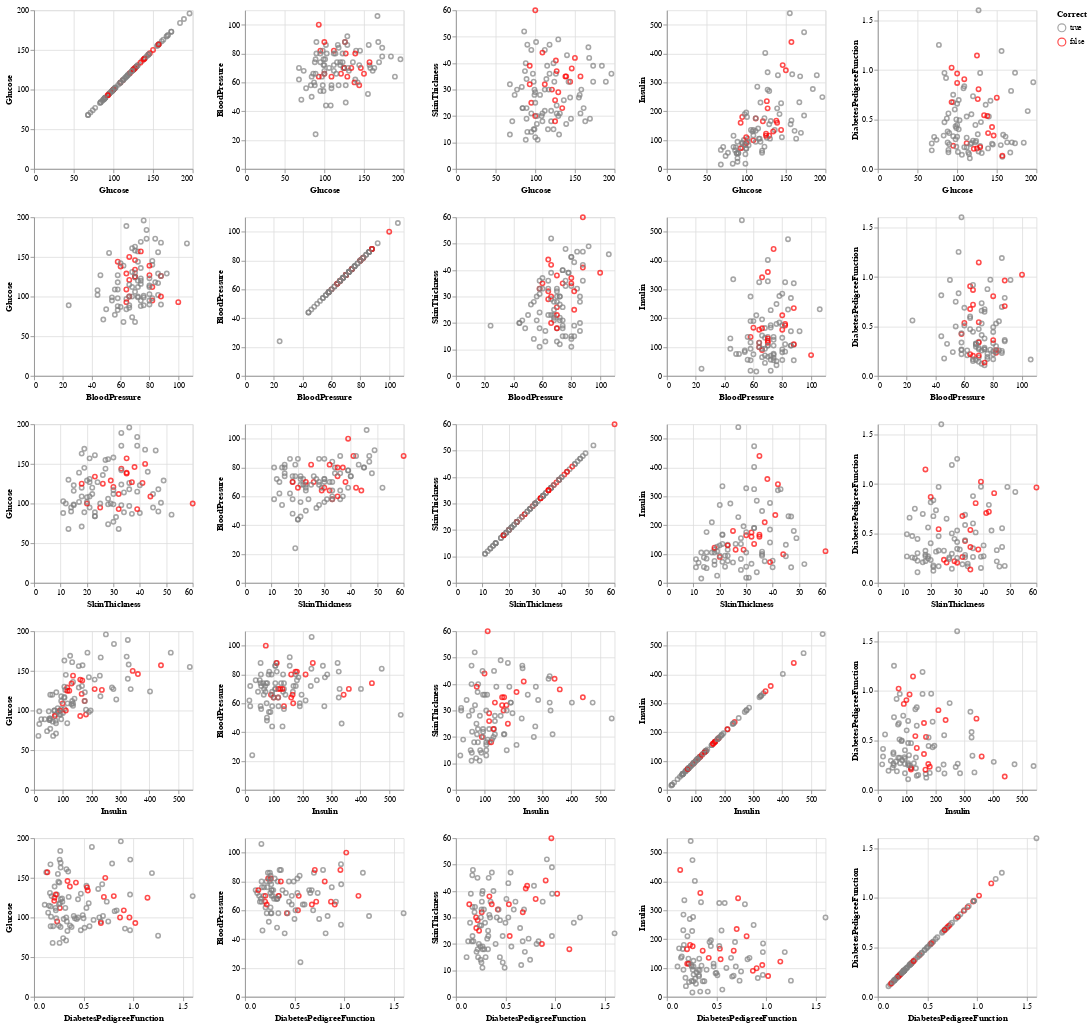

This figure's notebook cell:
### Markdown cell above
Table 10: Test Dataset with Correct Column Added

### Code cell
cols = ["Glucose",	"BloodPressure",	"SkinThickness",	"Insulin",	"DiabetesPedigreeFunction"]
pairplot2 = alt.Chart(diabetes_test_predictions_correct).mark_point().encode(
    alt.X(alt.repeat("row"), type="quantitative"),
    alt.Y(alt.repeat("column"), type="quantitative"),
    color=alt.Color("Correct",scale=alt.Scale(domain=[True,False], range=['grey','red'])),
).properties(
    width=200,
    height=200
).repeat(
    column=cols,
    row=cols
)
pairplot2

### Figure 1 — Vega-Lite specification as saved in the notebook (floating-point values rounded to 4 significant figures)
{"config": {"view": {"continuousWidth": 300, "continuousHeight": 300}}, "repeat": {"column": ["Glucose", "BloodPressure", "SkinThickness", "Insulin", "DiabetesPedigreeFunction"], "row": ["Glucose", "BloodPressure", "SkinThickness", "Insulin", "DiabetesPedigreeFunction"]}, "spec": {"data": {"name": "data-3de67acdb282ce066b7355662bc41148"}, "mark": {"type": "point"}, "encoding": {"color": {"field": "Correct", "scale": {"domain": [true, false], "range": ["grey", "red"]}, "type": "nominal"}, "x": {"field": {"repeat": "row"}, "type": "quantitative"}, "y": {"field": {"repeat": "column"}, "type": "quantitative"}}, "height": 200, "width": 200}, "$schema": "https://vega.github.io/schema/vega-lite/v5.16.3.json", "datasets": {"data-3de67acdb282ce066b7355662bc41148": [{"Pregnancies": 1, "Glucose": 95, "BloodPressure": 82, "SkinThickness": 25, "Insulin": 180, "BMI": 35.0, "DiabetesPedigreeFunction": 0.233, "Age": 43, "Outcome": 1, "Correct": false}, {"Pregnancies": 3, "Glucose": 158, "BloodPressure": 70, "SkinThickness": 30, "Insulin": 328, "BMI": 35.5, "DiabetesPedigreeFunction": 0.344, "Age": 35, "Outcome": 1, "Correct": true}, {"Pregnancies": 7, "Glucose": 136, "BloodPressure": 74, "SkinThickness": 26, "Insulin": 135, "BMI": 26.0, "DiabetesPedigreeFunction": 0.647, "Age": 51, "Outcome": 0, "Correct": true}, {"Pregnancies": 2, "Glucose": 144, "BloodPressure": 58, "SkinThickness": 33, "Insulin": 135, "BMI": 31.6, "DiabetesPedigreeFunction": 0.422, "Age": 25, "Outcome": 1, "Correct": false}, {"Pregnancies": 10, "Glucose": 101, "BloodPressure": 76, "SkinThickness": 48, "Insulin": 180, "BMI": 32.9, "DiabetesPedigreeFunction": 0.171, "Age": 63, "Outcome": 0, "Correct": true}, {"Pregnancies": 4, "Glucose": 129, "BloodPressure": 86, "SkinThickness": 20, "Insulin": 270, "BMI": 35.1, "DiabetesPedigreeFunction": 0.231, "Age": 23, "Outcome": 0, "Correct": true}, {"Pregnancies": 2, "Glucose": 68, "BloodPressure": 70, "SkinThickness": 32, "Insulin": 66, "BMI": 25.0, "DiabetesPedigreeFunction": 0.187, "Age": 25, "Outcome": 0, "Correct": true}, {"Pregnancies": 1, "Glucose": 100, "BloodPressure": 72, "SkinThickness": 12, "Insulin": 70, "BMI": 25.3, "DiabetesPedigreeFunction": 0.658, "Age": 28, "Outcome": 0, "Correct": true}, {"Pregnancies": 3, "Glucose": 163, "BloodPressure": 70, "SkinThickness": 18, "Insulin": 105, "BMI": 31.6, "DiabetesPedigreeFunction": 0.268, "Age": 28, "Outcome": 1, "Correct": true}, {"Pregnancies": 0, "Glucose": 102, "BloodPressure": 86, "SkinThickness": 17, "Insulin": 105, "BMI": 29.3, "DiabetesPedigreeFunction": 0.695, "Age": 27, "Outcome": 0, "Correct": true}, {"Pregnancies": 12, "Glucose": 140, "BloodPressure": 82, "SkinThickness": 43, "Insulin": 325, "BMI": 39.2, "DiabetesPedigreeFunction": 0.528, "Age": 58, "Outcome": 1, "Correct": true}, {"Pregnancies": 1, "Glucose": 77, "BloodPressure": 56, "SkinThickness": 30, "Insulin": 56, "BMI": 33.3, "DiabetesPedigreeFunction": 1.251, "Age": 24, "Outcome": 0, "Correct": true}, {"Pregnancies": 3, "Glucose": 126, "BloodPressure": 88, "SkinThickness": 41, "Insulin": 235, "BMI": 39.3, "DiabetesPedigreeFunction": 0.704, "Age": 27, "Outcome": 0, "Correct": false}, {"Pregnancies": 9, "Glucose": 120, "BloodPressure": 72, "SkinThickness": 22, "Insulin": 56, "BMI": 20.8, "DiabetesPedigreeFunction": 0.733, "Age": 48, "Outcome": 0, "Correct": true}, {"Pregnancies": 3, "Glucose": 173, "BloodPressure": 84, "SkinThickness": 33, "Insulin": 474, "BMI": 35.7, "DiabetesPedigreeFunction": 0.258, "Age": 22, "Outcome": 1, "Correct": true}, {"Pregnancies": 8, "Glucose": 126, "BloodPressure": 88, "SkinThickness": 36, "Insulin": 108, "BMI": 38.5, "DiabetesPedigreeFunction": 0.349, "Age": 49, "Outcome": 0, "Correct": true}, {"Pregnancies": 4, "Glucose": 184, "BloodPressure": 78, "SkinThickness": 39, "Insulin": 277, "BMI": 37.0, "DiabetesPedigreeFunction": 0.264, "Age": 31, "Outcome": 1, "Correct": true}, {"Pregnancies": 9, "Glucose": 112, "BloodPressure": 82, "SkinThickness": 32, "Insulin": 175, "BMI": 34.2, "DiabetesPedigreeFunction": 0.26, "Age": 36, "Outcome": 1, "Correct": false}, {"Pregnancies": 9, "Glucose": 156, "BloodPressure": 86, "SkinThickness": 28, "Insulin": 155, "BMI": 34.3, "DiabetesPedigreeFunction": 1.189, "Age": 42, "Outcome": 1, "Correct": true}, {"Pregnancies": 10, "Glucose": 125, "BloodPressure": 70, "SkinThickness": 26, "Insulin": 115, "BMI": 31.1, "DiabetesPedigreeFunction": 0.205, "Age": 41, "Outcome": 1, "Correct": false}, {"Pregnancies": 1, "Glucose": 157, "BloodPressure": 72, "SkinThickness": 21, "Insulin": 168, "BMI": 25.6, "DiabetesPedigreeFunction": 0.123, "Age": 24, "Outcome": 0, "Correct": true}, {"Pregnancies": 5, "Glucose": 99, "BloodPressure": 54, "SkinThickness": 28, "Insulin": 83, "BMI": 34.0, "DiabetesPedigreeFunction": 0.499, "Age": 30, "Outcome": 0, "Correct": true}, {"Pregnancies": 1, "Glucose": 106, "BloodPressure": 70, "SkinThickness": 28, "Insulin": 135, "BMI": 34.2, "DiabetesPedigreeFunction": 0.142, "Age": 22, "Outcome": 0, "Correct": true}, {"Pregnancies": 8, "Glucose": 167, "BloodPressure": 106, "SkinThickness": 46, "Insulin": 231, "BMI": 37.6, "DiabetesPedigreeFunction": 0.165, "Age": 43, "Outcome": 1, "Correct": true}, {"Pregnancies": 1, "Glucose": 112, "BloodPressure": 80, "SkinThickness": 45, "Insulin": 132, "BMI": 34.8, "DiabetesPedigreeFunction": 0.217, "Age": 24, "Outcome": 0, "Correct": true}, {"Pregnancies": 4, "Glucose": 109, "BloodPressure": 64, "SkinThickness": 44, "Insulin": 99, "BMI": 34.8, "DiabetesPedigreeFunction": 0.905, "Age": 26, "Outcome": 1, "Correct": false}, {"Pregnancies": 0, "Glucose": 97, "BloodPressure": 64, "SkinThickness": 36, "Insulin": 100, "BMI": 36.8, "DiabetesPedigreeFunction": 0.6, "Age": 25, "Outcome": 0, "Correct": true}, {"Pregnancies": 1, "Glucose": 89, "BloodPressure": 24, "SkinThickness": 19, "Insulin": 25, "BMI": 27.8, "DiabetesPedigreeFunction": 0.559, "Age": 21, "Outcome": 0, "Correct": true}, {"Pregnancies": 12, "Glucose": 88, "BloodPressure": 74, "SkinThickness": 40, "Insulin": 54, "BMI": 35.3, "DiabetesPedigreeFunction": 0.378, "Age": 48, "Outcome": 0, "Correct": true}, {"Pregnancies": 4, "Glucose": 99, "BloodPressure": 76, "SkinThickness": 15, "Insulin": 51, "BMI": 23.2, "DiabetesPedigreeFunction": 0.223, "Age": 21, "Outcome": 0, "Correct": true}, {"Pregnancies": 0, "Glucose": 139, "BloodPressure": 62, "SkinThickness": 17, "Insulin": 210, "BMI": 22.1, "DiabetesPedigreeFunction": 0.207, "Age": 21, "Outcome": 0, "Correct": true}, {"Pregnancies": 2, "Glucose": 127, "BloodPressure": 46, "SkinThickness": 21, "Insulin": 335, "BMI": 34.4, "DiabetesPedigreeFunction": 0.176, "Age": 22, "Outcome": 0, "Correct": true}, {"Pregnancies": 2, "Glucose": 100, "BloodPressure": 68, "SkinThickness": 25, "Insulin": 71, "BMI": 38.5, "DiabetesPedigreeFunction": 0.324, "Age": 26, "Outcome": 0, "Correct": true}, {"Pregnancies": 1, "Glucose": 109, "BloodPressure": 56, "SkinThickness": 21, "Insulin": 135, "BMI": 25.2, "DiabetesPedigreeFunction": 0.833, "Age": 23, "Outcome": 0, "Correct": true}, {"Pregnancies": 1, "Glucose": 109, "BloodPressure": 58, "SkinThickness": 18, "Insulin": 116, "BMI": 28.5, "DiabetesPedigreeFunction": 0.219, "Age": 22, "Outcome": 0, "Correct": true}, {"Pregnancies": 7, "Glucose": 168, "BloodPressure": 88, "SkinThickness": 42, "Insulin": 321, "BMI": 38.2, "DiabetesPedigreeFunction": 0.787, "Age": 40, "Outcome": 1, "Correct": true}, {"Pregnancies": 2, "Glucose": 146, "BloodPressure": 70, "SkinThickness": 38, "Insulin": 360, "BMI": 28.0, "DiabetesPedigreeFunction": 0.337, "Age": 29, "Outcome": 1, "Correct": false}, {"Pregnancies": 4, "Glucose": 90, "BloodPressure": 88, "SkinThickness": 47, "Insulin": 54, "BMI": 37.7, "DiabetesPedigreeFunction": 0.362, "Age": 29, "Outcome": 0, "Correct": true}, {"Pregnancies": 1, "Glucose": 95, "BloodPressure": 74, "SkinThickness": 21, "Insulin": 73, "BMI": 25.9, "DiabetesPedigreeFunction": 0.673, "Age": 36, "Outcome": 0, "Correct": true}, {"Pregnancies": 0, "Glucose": 100, "BloodPressure": 88, "SkinThickness": 60, "Insulin": 110, "BMI": 46.8, "DiabetesPedigreeFunction": 0.962, "Age": 31, "Outcome": 0, "Correct": false}, {"Pregnancies": 3, "Glucose": 129, "BloodPressure": 64, "SkinThickness": 29, "Insulin": 115, "BMI": 26.4, "DiabetesPedigreeFunction": 0.219, "Age": 28, "Outcome": 1, "Correct": false}, {"Pregnancies": 4, "Glucose": 131, "BloodPressure": 68, "SkinThickness": 21, "Insulin": 166, "BMI": 33.1, "DiabetesPedigreeFunction": 0.16, "Age": 28, "Outcome": 0, "Correct": true}, {"Pregnancies": 1, "Glucose": 118, "BloodPressure": 58, "SkinThickness": 36, "Insulin": 94, "BMI": 33.3, "DiabetesPedigreeFunction": 0.261, "Age": 23, "Outcome": 0, "Correct": true}, {"Pregnancies": 0, "Glucose": 121, "BloodPressure": 66, "SkinThickness": 30, "Insulin": 165, "BMI": 34.3, "DiabetesPedigreeFunction": 0.203, "Age": 33, "Outcome": 1, "Correct": false}, {"Pregnancies": 7, "Glucose": 150, "BloodPressure": 66, "SkinThickness": 42, "Insulin": 342, "BMI": 34.7, "DiabetesPedigreeFunction": 0.718, "Age": 42, "Outcome": 0, "Correct": false}, {"Pregnancies": 13, "Glucose": 145, "BloodPressure": 82, "SkinThickness": 19, "Insulin": 110, "BMI": 22.2, "DiabetesPedigreeFunction": 0.245, "Age": 57, "Outcome": 0, "Correct": true}, {"Pregnancies": 2, "Glucose": 155, "BloodPressure": 52, "SkinThickness": 27, "Insulin": 540, "BMI": 38.7, "DiabetesPedigreeFunction": 0.24, "Age": 25, "Outcome": 1, "Correct": true}, {"Pregnancies": 5, "Glucose": 123, "BloodPressure": 74, "SkinThickness": 40, "Insulin": 77, "BMI": 34.1, "DiabetesPedigreeFunction": 0.269, "Age": 28, "Outcome": 0, "Correct": true}, {"Pregnancies": 0, "Glucose": 114, "BloodPressure": 80, "SkinThickness": 34, "Insulin": 285, "BMI": 44.2, "DiabetesPedigreeFunction": 0.167, "Age": 27, "Outcome": 0, "Correct": true}, {"Pregnancies": 10, "Glucose": 161, "BloodPressure": 68, "SkinThickness": 23, "Insulin": 132, "BMI": 25.5, "DiabetesPedigreeFunction": 0.326, "Age": 47, "Outcome": 1, "Correct": true}, {"Pregnancies": 1, "Glucose": 103, "BloodPressure": 80, "SkinThickness": 11, "Insulin": 82, "BMI": 19.4, "DiabetesPedigreeFunction": 0.491, "Age": 22, "Outcome": 0, "Correct": true}, {"Pregnancies": 6, "Glucose": 98, "BloodPressure": 58, "SkinThickness": 33, "Insulin": 190, "BMI": 34.0, "DiabetesPedigreeFunction": 0.43, "Age": 43, "Outcome": 0, "Correct": true}, {"Pregnancies": 0, "Glucose": 120, "BloodPressure": 74, "SkinThickness": 18, "Insulin": 63, "BMI": 30.5, "DiabetesPedigreeFunction": 0.285, "Age": 26, "Outcome": 0, "Correct": true}, {"Pregnancies": 2, "Glucose": 84, "BloodPressure": 50, "SkinThickness": 23, "Insulin": 76, "BMI": 30.4, "DiabetesPedigreeFunction": 0.968, "Age": 21, "Outcome": 0, "Correct": true}, {"Pregnancies": 3, "Glucose": 129, "BloodPressure": 92, "SkinThickness": 49, "Insulin": 155, "BMI": 36.4, "DiabetesPedigreeFunction": 0.968, "Age": 32, "Outcome": 1, "Correct": true}, {"Pregnancies": 0, "Glucose": 138, "BloodPressure": 60, "SkinThickness": 35, "Insulin": 167, "BMI": 34.6, "DiabetesPedigreeFunction": 0.534, "Age": 21, "Outcome": 1, "Correct": false}, {"Pregnancies": 1, "Glucose": 71, "BloodPressure": 48, "SkinThickness": 18, "Insulin": 76, "BMI": 20.4, "DiabetesPedigreeFunction": 0.323, "Age": 22, "Outcome": 0, "Correct": true}, {"Pregnancies": 3, "Glucose": 83, "BloodPressure": 58, "SkinThickness": 31, "Insulin": 18, "BMI": 34.3, "DiabetesPedigreeFunction": 0.336, "Age": 25, "Outcome": 0, "Correct": true}, {"Pregnancies": 3, "Glucose": 88, "BloodPressure": 58, "SkinThickness": 11, "Insulin": 54, "BMI": 24.8, "DiabetesPedigreeFunction": 0.267, "Age": 22, "Outcome": 0, "Correct": true}, {"Pregnancies": 2, "Glucose": 127, "BloodPressure": 58, "SkinThickness": 24, "Insulin": 275, "BMI": 27.7, "DiabetesPedigreeFunction": 1.6, "Age": 25, "Outcome": 0, "Correct": true}, {"Pregnancies": 0, "Glucose": 95, "BloodPressure": 80, "SkinThickness": 45, "Insulin": 92, "BMI": 36.5, "DiabetesPedigreeFunction": 0.33, "Age": 26, "Outcome": 0, "Correct": true}, {"Pregnancies": 6, "Glucose": 144, "BloodPressure": 72, "SkinThickness": 27, "Insulin": 228, "BMI": 33.9, "DiabetesPedigreeFunction": 0.255, "Age": 40, "Outcome": 0, "Correct": true}, {"Pregnancies": 2, "Glucose": 100, "BloodPressure": 66, "SkinThickness": 20, "Insulin": 90, "BMI": 32.9, "DiabetesPedigreeFunction": 0.867, "Age": 28, "Outcome": 1, "Correct": false}, {"Pregnancies": 3, "Glucose": 116, "BloodPressure": 74, "SkinThickness": 15, "Insulin": 105, "BMI": 26.3, "DiabetesPedigreeFunction": 0.107, "Age": 24, "Outcome": 0, "Correct": true}, {"Pregnancies": 1, "Glucose": 84, "BloodPressure": 64, "SkinThickness": 23, "Insulin": 115, "BMI": 36.9, "DiabetesPedigreeFunction": 0.471, "Age": 28, "Outcome": 0, "Correct": true}, {"Pregnancies": 2, "Glucose": 157, "BloodPressure": 74, "SkinThickness": 35, "Insulin": 440, "BMI": 39.4, "DiabetesPedigreeFunction": 0.134, "Age": 30, "Outcome": 0, "Correct": false}, {"Pregnancies": 6, "Glucose": 108, "BloodPressure": 44, "SkinThickness": 20, "Insulin": 130, "BMI": 24.0, "DiabetesPedigreeFunction": 0.813, "Age": 35, "Outcome": 0, "Correct": true}, {"Pregnancies": 4, "Glucose": 125, "BloodPressure": 70, "SkinThickness": 18, "Insulin": 122, "BMI": 28.9, "DiabetesPedigreeFunction": 1.144, "Age": 45, "Outcome": 1, "Correct": false}, {"Pregnancies": 1, "Glucose": 86, "BloodPressure": 66, "SkinThickness": 52, "Insulin": 65, "BMI": 41.3, "DiabetesPedigreeFunction": 0.917, "Age": 29, "Outcome": 0, "Correct": true}, {"Pregnancies": 0, "Glucose": 93, "BloodPressure": 100, "SkinThickness": 39, "Insulin": 72, "BMI": 43.4, "DiabetesPedigreeFunction": 1.021, "Age": 35, "Outcome": 0, "Correct": false}, {"Pregnancies": 1, "Glucose": 196, "BloodPressure": 76, "SkinThickness": 36, "Insulin": 249, "BMI": 36.5, "DiabetesPedigreeFunction": 0.875, "Age": 29, "Outcome": 1, "Correct": true}, {"Pregnancies": 1, "Glucose": 89, "BloodPressure": 76, "SkinThickness": 34, "Insulin": 37, "BMI": 31.2, "DiabetesPedigreeFunction": 0.192, "Age": 23, "Outcome": 0, "Correct": true}, {"Pregnancies": 6, "Glucose": 134, "BloodPressure": 70, "SkinThickness": 23, "Insulin": 130, "BMI": 35.4, "DiabetesPedigreeFunction": 0.542, "Age": 29, "Outcome": 1, "Correct": false}, {"Pregnancies": 5, "Glucose": 139, "BloodPressure": 80, "SkinThickness": 35, "Insulin": 160, "BMI": 31.6, "DiabetesPedigreeFunction": 0.361, "Age": 25, "Outcome": 1, "Correct": false}, {"Pregnancies": 0, "Glucose": 127, "BloodPressure": 80, "SkinThickness": 37, "Insulin": 210, "BMI": 36.3, "DiabetesPedigreeFunction": 0.804, "Age": 23, "Outcome": 0, "Correct": false}, {"Pregnancies": 2, "Glucose": 68, "BloodPressure": 62, "SkinThickness": 13, "Insulin": 15, "BMI": 20.1, "DiabetesPedigreeFunction": 0.257, "Age": 23, "Outcome": 0, "Correct": true}, {"Pregnancies": 3, "Glucose": 102, "BloodPressure": 44, "SkinThickness": 20, "Insulin": 94, "BMI": 30.8, "DiabetesPedigreeFunction": 0.4, "Age": 26, "Outcome": 0, "Correct": true}, {"Pregnancies": 3, "Glucose": 74, "BloodPressure": 68, "SkinThickness": 28, "Insulin": 45, "BMI": 29.7, "DiabetesPedigreeFunction": 0.293, "Age": 23, "Outcome": 0, "Correct": true}, {"Pregnancies": 0, "Glucose": 98, "BloodPressure": 82, "SkinThickness": 15, "Insulin": 84, "BMI": 25.2, "DiabetesPedigreeFunction": 0.299, "Age": 22, "Outcome": 0, "Correct": true}, {"Pregnancies": 0, "Glucose": 118, "BloodPressure": 84, "SkinThickness": 47, "Insulin": 230, "BMI": 45.8, "DiabetesPedigreeFunction": 0.551, "Age": 31, "Outcome": 1, "Correct": true}, {"Pregnancies": 1, "Glucose": 99, "BloodPressure": 72, "SkinThickness": 30, "Insulin": 18, "BMI": 38.6, "DiabetesPedigreeFunction": 0.412, "Age": 21, "Outcome": 0, "Correct": true}, {"Pregnancies": 2, "Glucose": 90, "BloodPressure": 80, "SkinThickness": 14, "Insulin": 55, "BMI": 24.4, "DiabetesPedigreeFunction": 0.249, "Age": 24, "Outcome": 0, "Correct": true}, {"Pregnancies": 1, "Glucose": 130, "BloodPressure": 70, "SkinThickness": 13, "Insulin": 105, "BMI": 25.9, "DiabetesPedigreeFunction": 0.472, "Age": 22, "Outcome": 0, "Correct": true}, {"Pregnancies": 7, "Glucose": 142, "BloodPressure": 60, "SkinThickness": 33, "Insulin": 190, "BMI": 28.8, "DiabetesPedigreeFunction": 0.687, "Age": 61, "Outcome": 0, "Correct": true}, {"Pregnancies": 2, "Glucose": 95, "BloodPressure": 54, "SkinThickness": 14, "Insulin": 88, "BMI": 26.1, "DiabetesPedigreeFunction": 0.748, "Age": 22, "Outcome": 0, "Correct": true}, {"Pregnancies": 3, "Glucose": 173, "BloodPressure": 78, "SkinThickness": 39, "Insulin": 185, "BMI": 33.8, "DiabetesPedigreeFunction": 0.97, "Age": 31, "Outcome": 1, "Correct": true}, {"Pregnancies": 1, "Glucose": 112, "BloodPressure": 72, "SkinThickness": 30, "Insulin": 176, "BMI": 34.4, "DiabetesPedigreeFunction": 0.528, "Age": 25, "Outcome": 0, "Correct": true}, {"Pregnancies": 2, "Glucose": 112, "BloodPressure": 68, "SkinThickness": 22, "Insulin": 94, "BMI": 34.1, "DiabetesPedigreeFunction": 0.315, "Age": 26, "Outcome": 0, "Correct": true}, {"Pregnancies": 3, "Glucose": 169, "BloodPressure": 74, "SkinThickness": 19, "Insulin": 125, "BMI": 29.9, "DiabetesPedigreeFunction": 0.268, "Age": 31, "Outcome": 1, "Correct": true}, {"Pregnancies": 5, "Glucose": 117, "BloodPressure": 86, "SkinThickness": 30, "Insulin": 105, "BMI": 39.1, "DiabetesPedigreeFunction": 0.251, "Age": 42, "Outcome": 0, "Correct": true}, {"Pregnancies": 2, "Glucose": 93, "BloodPressure": 64, "SkinThickness": 32, "Insulin": 160, "BMI": 38.0, "DiabetesPedigreeFunction": 0.674, "Age": 23, "Outcome": 1, "Correct": false}, {"Pregnancies": 1, "Glucose": 89, "BloodPressure": 66, "SkinThickness": 23, "Insulin": 94, "BMI": 28.1, "DiabetesPedigreeFunction": 0.167, "Age": 21, "Outcome": 0, "Correct": true}, {"Pregnancies": 3, "Glucose": 115, "BloodPressure": 66, "SkinThickness": 39, "Insulin": 140, "BMI": 38.1, "DiabetesPedigreeFunction": 0.15, "Age": 28, "Outcome": 0, "Correct": true}, {"Pregnancies": 9, "Glucose": 124, "BloodPressure": 70, "SkinThickness": 33, "Insulin": 402, "BMI": 35.4, "DiabetesPedigreeFunction": 0.282, "Age": 34, "Outcome": 0, "Correct": true}, {"Pregnancies": 5, "Glucose": 189, "BloodPressure": 64, "SkinThickness": 33, "Insulin": 325, "BMI": 31.2, "DiabetesPedigreeFunction": 0.583, "Age": 29, "Outcome": 1, "Correct": true}, {"Pregnancies": 4, "Glucose": 123, "BloodPressure": 80, "SkinThickness": 15, "Insulin": 176, "BMI": 32.0, "DiabetesPedigreeFunction": 0.443, "Age": 34, "Outcome": 0, "Correct": true}, {"Pregnancies": 1, "Glucose": 100, "BloodPressure": 66, "SkinThickness": 29, "Insulin": 196, "BMI": 32.0, "DiabetesPedigreeFunction": 0.444, "Age": 42, "Outcome": 0, "Correct": true}, {"Pregnancies": 1, "Glucose": 87, "BloodPressure": 60, "SkinThickness": 37, "Insulin": 75, "BMI": 37.2, "DiabetesPedigreeFunction": 0.509, "Age": 22, "Outcome": 0, "Correct": true}]}}
